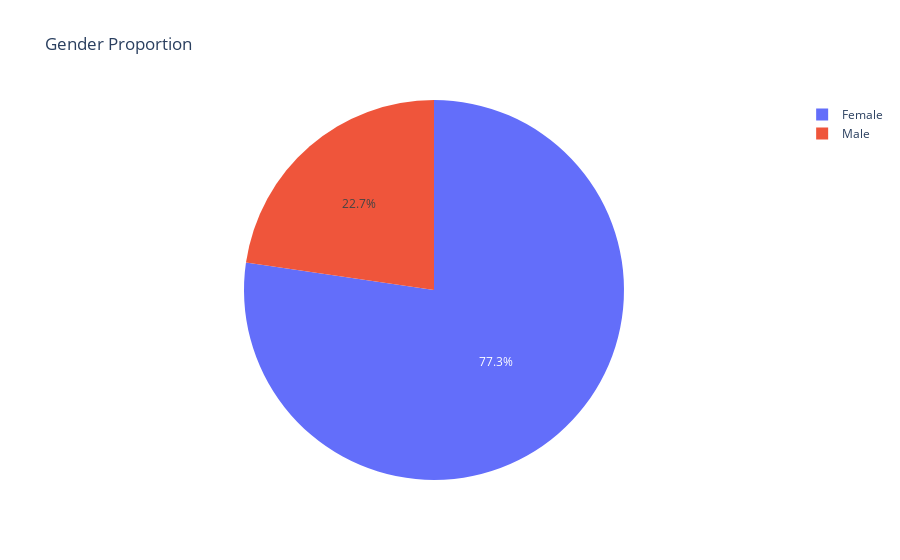

Notebook code for this chart:
### Code cell
#Pie Chart for Gender Proportion:-
#Showing proportions for male and female:-
gender_mapping = {1: "Male", 2: "Female"}
df['gender'] = df['Gender'].map(gender_mapping)

fig = px.pie(
    df,
    names='gender',
    title="Gender Proportion"
)
fig.show()

### Figure 1 — Plotly figure (JSON) as saved in the notebook; plotly's stock layout.template omitted (floating-point values rounded to 4 significant figures; data arrays with more than 128 entries replaced by an {"elided": "..."} marker saying what was removed)
{"data": [{"domain": {"x": [0, 1], "y": [0, 1]}, "hovertemplate": "gender=%{label}<extra></extra>", "labels": {"elided": "1432 str values"}, "legendgroup": "", "name": "", "showlegend": true, "type": "pie"}], "layout": {"autosize": true, "legend": {"tracegroupgap": 0}, "title": {"text": "Gender Proportion"}}}
